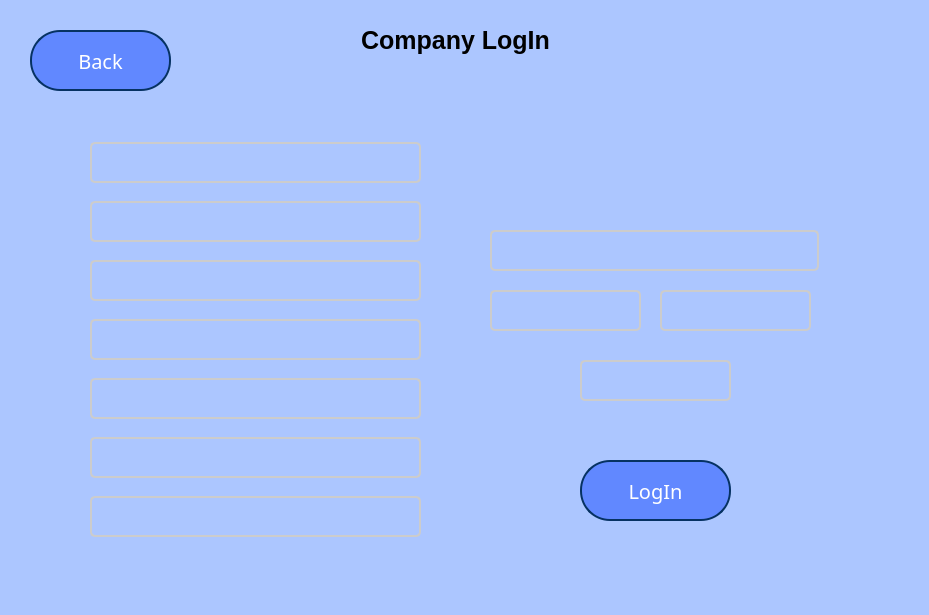
<?xml version="1.0" encoding="UTF-8"?>
<ui version="4.0">
 <class>CompanyLogin</class>
 <widget class="QDialog" name="CompanyLogin">
  <property name="geometry">
   <rect>
    <x>0</x>
    <y>0</y>
    <width>929</width>
    <height>615</height>
   </rect>
  </property>
  <property name="windowTitle">
   <string>Dialog</string>
  </property>
  <property name="styleSheet">
   <string notr="true">background-color: rgb(172, 198, 255);</string>
  </property>
  <widget class="QPushButton" name="Back">
   <property name="geometry">
    <rect>
     <x>30</x>
     <y>30</y>
     <width>141</width>
     <height>61</height>
    </rect>
   </property>
   <property name="styleSheet">
    <string notr="true">QPushButton {
    font-family: sans-serif;
    font-size: 20px;
    color: #fff;
    background-color: #6188FF;
    padding: 12px 24px;
    border: 2px solid #063263; /* Adăugați contur cu grosimea și culoarea specificată */
    border-radius: 30px;
    cursor: pointer;
    transition: background-color 0.3s ease;
}

QPushButton:hover {
    background-color: #0056b3;
}
/* Stil pentru butoanele QPushButton */


</string>
   </property>
   <property name="text">
    <string>Back</string>
   </property>
  </widget>
  <widget class="QWidget" name="verticalLayoutWidget">
   <property name="geometry">
    <rect>
     <x>90</x>
     <y>130</y>
     <width>331</width>
     <height>421</height>
    </rect>
   </property>
   <layout class="QVBoxLayout" name="verticalLayout">
    <item>
     <widget class="QLineEdit" name="Email">
      <property name="minimumSize">
       <size>
        <width>0</width>
        <height>41</height>
       </size>
      </property>
      <property name="maximumSize">
       <size>
        <width>16777215</width>
        <height>41</height>
       </size>
      </property>
      <property name="styleSheet">
       <string notr="true">QLineEdit {
    border: 2px solid #ccc;  /* Adaugă un contur de 2px solid cu o culoare gri deschis */
    border-radius: 5px;      /* Rotunjeste marginile */
    padding: 5px;            /* Adaugă un spațiu de 5px în interiorul lineEdit-ului */
    font-family: Arial, sans-serif; /* Setează fontul textului */
    font-size: 14px;         /* Setează dimensiunea fontului */
    color: #333;             /* Setează culoarea textului la un gri mai închis */
}

QLineEdit:hover {
    border-color: #aaa;      /* Schimbă culoarea conturului la un gri mai deschis atunci când mouse-ul este deasupra */
}

QLineEdit:focus {
    border-color: #0078d7;  /* Schimbă culoarea conturului la albastru atunci când lineEdit-ul are focus */
}</string>
      </property>
     </widget>
    </item>
    <item>
     <widget class="QLineEdit" name="Parola">
      <property name="minimumSize">
       <size>
        <width>0</width>
        <height>41</height>
       </size>
      </property>
      <property name="maximumSize">
       <size>
        <width>16777215</width>
        <height>41</height>
       </size>
      </property>
      <property name="styleSheet">
       <string notr="true">QLineEdit {
    border: 2px solid #ccc;  /* Adaugă un contur de 2px solid cu o culoare gri deschis */
    border-radius: 5px;      /* Rotunjeste marginile */
    padding: 5px;            /* Adaugă un spațiu de 5px în interiorul lineEdit-ului */
    font-family: Arial, sans-serif; /* Setează fontul textului */
    font-size: 14px;         /* Setează dimensiunea fontului */
    color: #333;             /* Setează culoarea textului la un gri mai închis */
}

QLineEdit:hover {
    border-color: #aaa;      /* Schimbă culoarea conturului la un gri mai deschis atunci când mouse-ul este deasupra */
}

QLineEdit:focus {
    border-color: #0078d7;  /* Schimbă culoarea conturului la albastru atunci când lineEdit-ul are focus */
}</string>
      </property>
     </widget>
    </item>
    <item>
     <widget class="QLineEdit" name="Nume">
      <property name="minimumSize">
       <size>
        <width>0</width>
        <height>41</height>
       </size>
      </property>
      <property name="maximumSize">
       <size>
        <width>16777215</width>
        <height>41</height>
       </size>
      </property>
      <property name="styleSheet">
       <string notr="true">QLineEdit {
    border: 2px solid #ccc;  /* Adaugă un contur de 2px solid cu o culoare gri deschis */
    border-radius: 5px;      /* Rotunjeste marginile */
    padding: 5px;            /* Adaugă un spațiu de 5px în interiorul lineEdit-ului */
    font-family: Arial, sans-serif; /* Setează fontul textului */
    font-size: 14px;         /* Setează dimensiunea fontului */
    color: #333;             /* Setează culoarea textului la un gri mai închis */
}

QLineEdit:hover {
    border-color: #aaa;      /* Schimbă culoarea conturului la un gri mai deschis atunci când mouse-ul este deasupra */
}

QLineEdit:focus {
    border-color: #0078d7;  /* Schimbă culoarea conturului la albastru atunci când lineEdit-ul are focus */
}</string>
      </property>
     </widget>
    </item>
    <item>
     <widget class="QLineEdit" name="CodPostal">
      <property name="minimumSize">
       <size>
        <width>0</width>
        <height>41</height>
       </size>
      </property>
      <property name="maximumSize">
       <size>
        <width>16777215</width>
        <height>41</height>
       </size>
      </property>
      <property name="styleSheet">
       <string notr="true">QLineEdit {
    border: 2px solid #ccc;  /* Adaugă un contur de 2px solid cu o culoare gri deschis */
    border-radius: 5px;      /* Rotunjeste marginile */
    padding: 5px;            /* Adaugă un spațiu de 5px în interiorul lineEdit-ului */
    font-family: Arial, sans-serif; /* Setează fontul textului */
    font-size: 14px;         /* Setează dimensiunea fontului */
    color: #333;             /* Setează culoarea textului la un gri mai închis */
}

QLineEdit:hover {
    border-color: #aaa;      /* Schimbă culoarea conturului la un gri mai deschis atunci când mouse-ul este deasupra */
}

QLineEdit:focus {
    border-color: #0078d7;  /* Schimbă culoarea conturului la albastru atunci când lineEdit-ul are focus */
}</string>
      </property>
     </widget>
    </item>
    <item>
     <widget class="QLineEdit" name="Tara">
      <property name="minimumSize">
       <size>
        <width>0</width>
        <height>41</height>
       </size>
      </property>
      <property name="maximumSize">
       <size>
        <width>16777215</width>
        <height>41</height>
       </size>
      </property>
      <property name="styleSheet">
       <string notr="true">QLineEdit {
    border: 2px solid #ccc;  /* Adaugă un contur de 2px solid cu o culoare gri deschis */
    border-radius: 5px;      /* Rotunjeste marginile */
    padding: 5px;            /* Adaugă un spațiu de 5px în interiorul lineEdit-ului */
    font-family: Arial, sans-serif; /* Setează fontul textului */
    font-size: 14px;         /* Setează dimensiunea fontului */
    color: #333;             /* Setează culoarea textului la un gri mai închis */
}

QLineEdit:hover {
    border-color: #aaa;      /* Schimbă culoarea conturului la un gri mai deschis atunci când mouse-ul este deasupra */
}

QLineEdit:focus {
    border-color: #0078d7;  /* Schimbă culoarea conturului la albastru atunci când lineEdit-ul are focus */
}</string>
      </property>
     </widget>
    </item>
    <item>
     <widget class="QLineEdit" name="Judet">
      <property name="minimumSize">
       <size>
        <width>0</width>
        <height>41</height>
       </size>
      </property>
      <property name="maximumSize">
       <size>
        <width>16777215</width>
        <height>41</height>
       </size>
      </property>
      <property name="styleSheet">
       <string notr="true">QLineEdit {
    border: 2px solid #ccc;  /* Adaugă un contur de 2px solid cu o culoare gri deschis */
    border-radius: 5px;      /* Rotunjeste marginile */
    padding: 5px;            /* Adaugă un spațiu de 5px în interiorul lineEdit-ului */
    font-family: Arial, sans-serif; /* Setează fontul textului */
    font-size: 14px;         /* Setează dimensiunea fontului */
    color: #333;             /* Setează culoarea textului la un gri mai închis */
}

QLineEdit:hover {
    border-color: #aaa;      /* Schimbă culoarea conturului la un gri mai deschis atunci când mouse-ul este deasupra */
}

QLineEdit:focus {
    border-color: #0078d7;  /* Schimbă culoarea conturului la albastru atunci când lineEdit-ul are focus */
}</string>
      </property>
     </widget>
    </item>
    <item>
     <widget class="QLineEdit" name="Oras">
      <property name="minimumSize">
       <size>
        <width>0</width>
        <height>41</height>
       </size>
      </property>
      <property name="maximumSize">
       <size>
        <width>16777215</width>
        <height>41</height>
       </size>
      </property>
      <property name="styleSheet">
       <string notr="true">QLineEdit {
    border: 2px solid #ccc;  /* Adaugă un contur de 2px solid cu o culoare gri deschis */
    border-radius: 5px;      /* Rotunjeste marginile */
    padding: 5px;            /* Adaugă un spațiu de 5px în interiorul lineEdit-ului */
    font-family: Arial, sans-serif; /* Setează fontul textului */
    font-size: 14px;         /* Setează dimensiunea fontului */
    color: #333;             /* Setează culoarea textului la un gri mai închis */
}

QLineEdit:hover {
    border-color: #aaa;      /* Schimbă culoarea conturului la un gri mai deschis atunci când mouse-ul este deasupra */
}

QLineEdit:focus {
    border-color: #0078d7;  /* Schimbă culoarea conturului la albastru atunci când lineEdit-ul are focus */
}</string>
      </property>
     </widget>
    </item>
   </layout>
  </widget>
  <widget class="QLabel" name="label">
   <property name="geometry">
    <rect>
     <x>330</x>
     <y>-10</y>
     <width>251</width>
     <height>101</height>
    </rect>
   </property>
   <property name="font">
    <font>
     <pointsize>19</pointsize>
     <bold>true</bold>
    </font>
   </property>
   <property name="text">
    <string>Company LogIn</string>
   </property>
   <property name="alignment">
    <set>Qt::AlignCenter</set>
   </property>
  </widget>
  <widget class="QLineEdit" name="Numar">
   <property name="geometry">
    <rect>
     <x>490</x>
     <y>290</y>
     <width>151</width>
     <height>41</height>
    </rect>
   </property>
   <property name="minimumSize">
    <size>
     <width>0</width>
     <height>41</height>
    </size>
   </property>
   <property name="maximumSize">
    <size>
     <width>16777215</width>
     <height>41</height>
    </size>
   </property>
   <property name="styleSheet">
    <string notr="true">QLineEdit {
    border: 2px solid #ccc;  /* Adaugă un contur de 2px solid cu o culoare gri deschis */
    border-radius: 5px;      /* Rotunjeste marginile */
    padding: 5px;            /* Adaugă un spațiu de 5px în interiorul lineEdit-ului */
    font-family: Arial, sans-serif; /* Setează fontul textului */
    font-size: 14px;         /* Setează dimensiunea fontului */
    color: #333;             /* Setează culoarea textului la un gri mai închis */
}

QLineEdit:hover {
    border-color: #aaa;      /* Schimbă culoarea conturului la un gri mai deschis atunci când mouse-ul este deasupra */
}

QLineEdit:focus {
    border-color: #0078d7;  /* Schimbă culoarea conturului la albastru atunci când lineEdit-ul are focus */
}</string>
   </property>
  </widget>
  <widget class="QLineEdit" name="Scara">
   <property name="geometry">
    <rect>
     <x>660</x>
     <y>290</y>
     <width>151</width>
     <height>41</height>
    </rect>
   </property>
   <property name="minimumSize">
    <size>
     <width>0</width>
     <height>41</height>
    </size>
   </property>
   <property name="maximumSize">
    <size>
     <width>16777215</width>
     <height>41</height>
    </size>
   </property>
   <property name="styleSheet">
    <string notr="true">QLineEdit {
    border: 2px solid #ccc;  /* Adaugă un contur de 2px solid cu o culoare gri deschis */
    border-radius: 5px;      /* Rotunjeste marginile */
    padding: 5px;            /* Adaugă un spațiu de 5px în interiorul lineEdit-ului */
    font-family: Arial, sans-serif; /* Setează fontul textului */
    font-size: 14px;         /* Setează dimensiunea fontului */
    color: #333;             /* Setează culoarea textului la un gri mai închis */
}

QLineEdit:hover {
    border-color: #aaa;      /* Schimbă culoarea conturului la un gri mai deschis atunci când mouse-ul este deasupra */
}

QLineEdit:focus {
    border-color: #0078d7;  /* Schimbă culoarea conturului la albastru atunci când lineEdit-ul are focus */
}</string>
   </property>
  </widget>
  <widget class="QLineEdit" name="NrApartament">
   <property name="geometry">
    <rect>
     <x>580</x>
     <y>360</y>
     <width>151</width>
     <height>41</height>
    </rect>
   </property>
   <property name="minimumSize">
    <size>
     <width>0</width>
     <height>41</height>
    </size>
   </property>
   <property name="maximumSize">
    <size>
     <width>16777215</width>
     <height>41</height>
    </size>
   </property>
   <property name="styleSheet">
    <string notr="true">QLineEdit {
    border: 2px solid #ccc;  /* Adaugă un contur de 2px solid cu o culoare gri deschis */
    border-radius: 5px;      /* Rotunjeste marginile */
    padding: 5px;            /* Adaugă un spațiu de 5px în interiorul lineEdit-ului */
    font-family: Arial, sans-serif; /* Setează fontul textului */
    font-size: 14px;         /* Setează dimensiunea fontului */
    color: #333;             /* Setează culoarea textului la un gri mai închis */
}

QLineEdit:hover {
    border-color: #aaa;      /* Schimbă culoarea conturului la un gri mai deschis atunci când mouse-ul este deasupra */
}

QLineEdit:focus {
    border-color: #0078d7;  /* Schimbă culoarea conturului la albastru atunci când lineEdit-ul are focus */
}</string>
   </property>
  </widget>
  <widget class="QLineEdit" name="Strada">
   <property name="geometry">
    <rect>
     <x>490</x>
     <y>230</y>
     <width>329</width>
     <height>41</height>
    </rect>
   </property>
   <property name="minimumSize">
    <size>
     <width>0</width>
     <height>41</height>
    </size>
   </property>
   <property name="maximumSize">
    <size>
     <width>16777215</width>
     <height>41</height>
    </size>
   </property>
   <property name="styleSheet">
    <string notr="true">QLineEdit {
    border: 2px solid #ccc;  /* Adaugă un contur de 2px solid cu o culoare gri deschis */
    border-radius: 5px;      /* Rotunjeste marginile */
    padding: 5px;            /* Adaugă un spațiu de 5px în interiorul lineEdit-ului */
    font-family: Arial, sans-serif; /* Setează fontul textului */
    font-size: 14px;         /* Setează dimensiunea fontului */
    color: #333;             /* Setează culoarea textului la un gri mai închis */
}

QLineEdit:hover {
    border-color: #aaa;      /* Schimbă culoarea conturului la un gri mai deschis atunci când mouse-ul este deasupra */
}

QLineEdit:focus {
    border-color: #0078d7;  /* Schimbă culoarea conturului la albastru atunci când lineEdit-ul are focus */
}</string>
   </property>
  </widget>
  <widget class="QPushButton" name="LoginButton">
   <property name="geometry">
    <rect>
     <x>580</x>
     <y>460</y>
     <width>151</width>
     <height>61</height>
    </rect>
   </property>
   <property name="styleSheet">
    <string notr="true">QPushButton {
    font-family: sans-serif;
    font-size: 20px;
    color: #fff;
    background-color: #6188FF;
    padding: 12px 24px;
    border: 2px solid #063263; /* Adăugați contur cu grosimea și culoarea specificată */
    border-radius: 30px;
    cursor: pointer;
    transition: background-color 0.3s ease;
}

QPushButton:hover {
    background-color: #0056b3;
}
/* Stil pentru butoanele QPushButton */


</string>
   </property>
   <property name="text">
    <string>LogIn</string>
   </property>
  </widget>
 </widget>
 <resources/>
 <connections/>
</ui>
